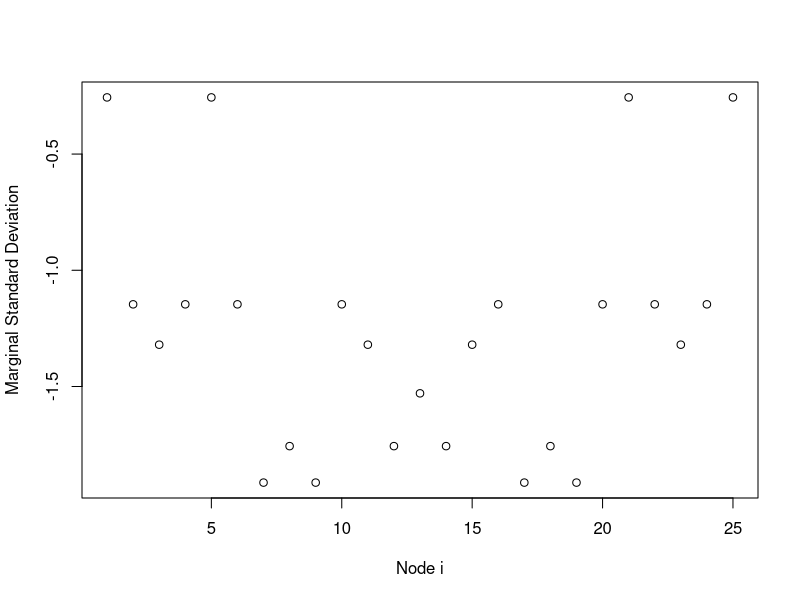
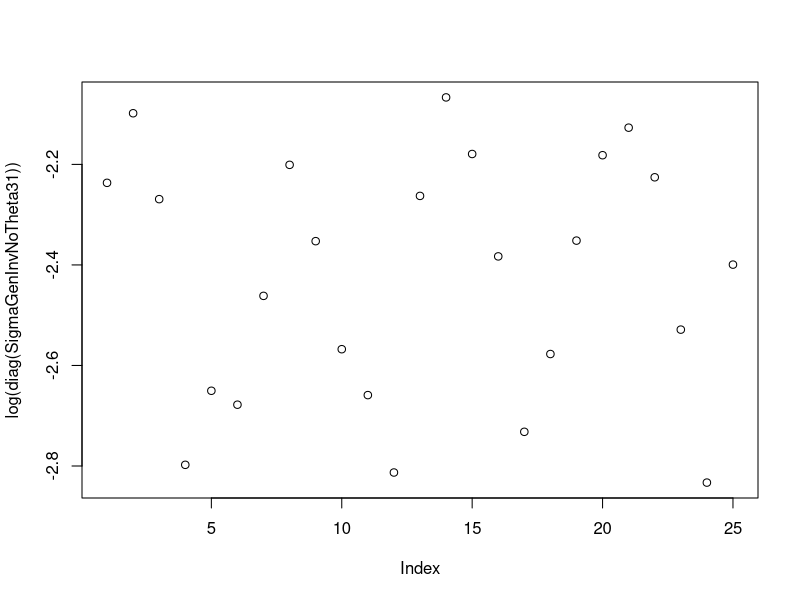
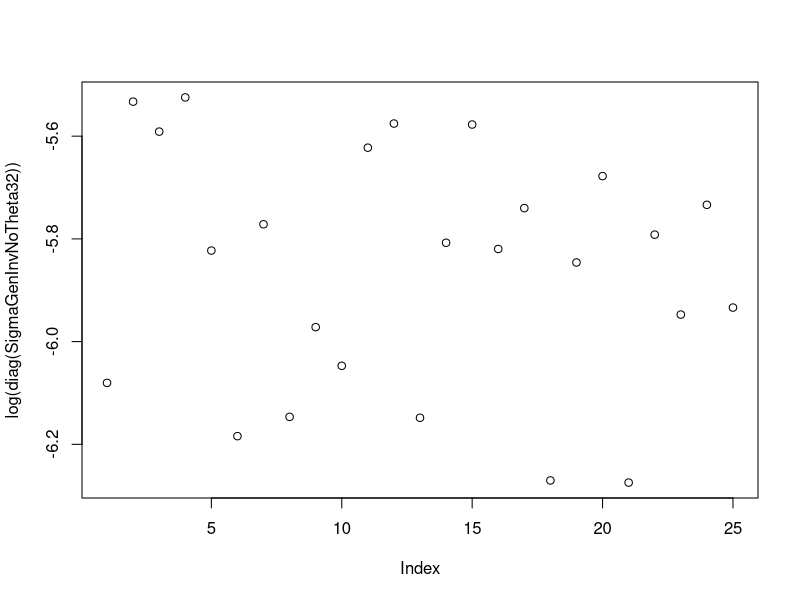
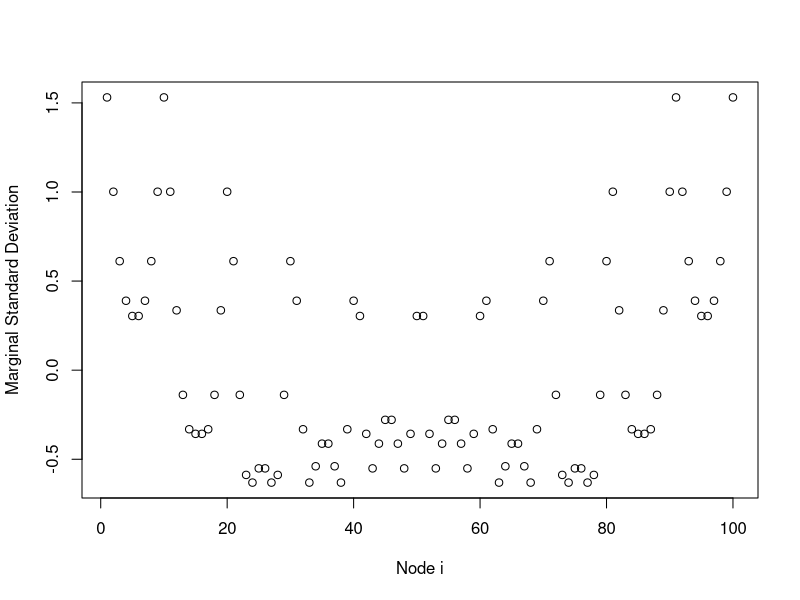
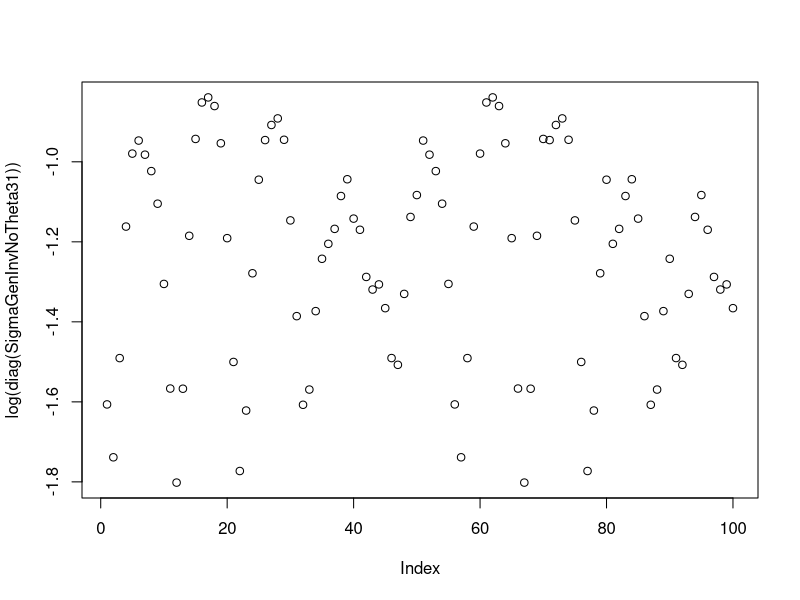
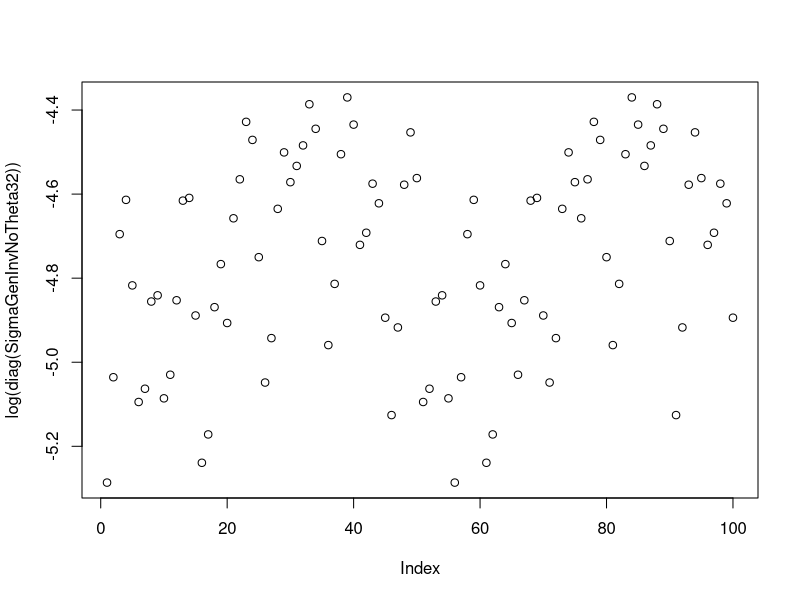
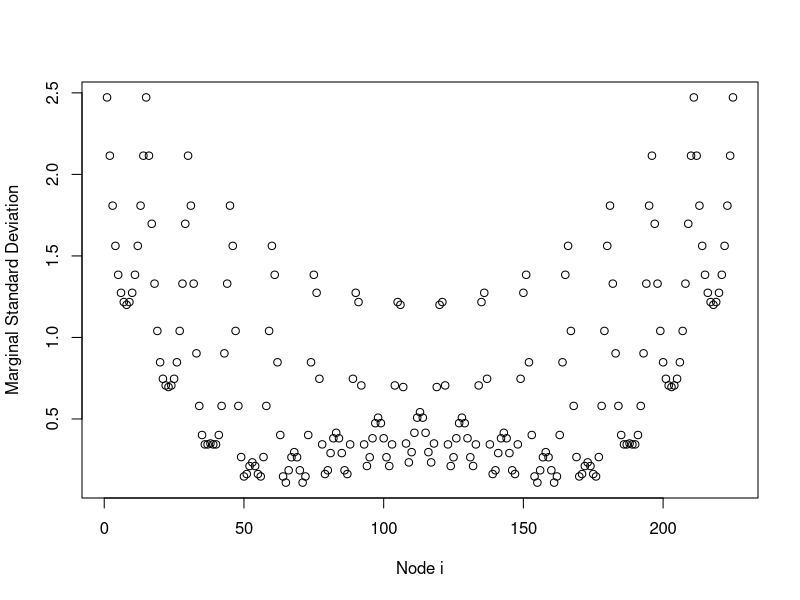
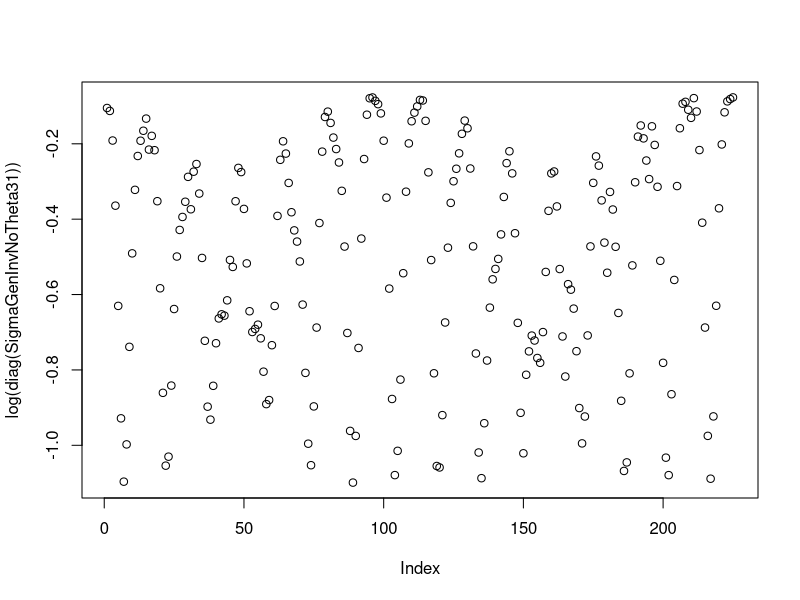

The R script that drew these images, in order: (Note: a time limit stopped this script after it produced the figures.)
##########################################################################
# This code provides all the steps that were used for producing the      #
# figures and the tables of the paper Scaling intrinsic Gaussian Markov  #
# random field priors in two dimensions. Describes the structure for     # 
# each type of IGMRFs in one and two dimensions.                         #
##########################################################################

library(ggplot2)

####  IGMRF/random walks ####

############ 1 dimension IGMRF #########################

## 1st order random walk, joint density (x1,x2,...,x100)
RW1 <- function(yr){
  R1                                                  <- matrix(0,yr,yr)
  R1[1,1:2] <- c(1,-1);R1[yr,(yr-1):yr]               <- c(-1,1)
  for (i in 2:(yr-1)) R1[i,(i-1):(i+1)]               <- c(-1,2,-1)
  eigenNoData                                         <- eigen(R1)
  eigenNoData$values[yr]                              <- Inf 
  EigenValGenInv                                      <- 1/eigenNoData$val
  EigenValGenInv[yr]                                  <- 0   
  SigmaGenInvNoTheta1                                 <- eigenNoData$vec %*% (EigenValGenInv * t(eigenNoData$vec))
  #plot(log(diag(SigmaGenInvNoTheta1)),xlab = "Node i", ylab="log-Marginal Standard Deviation") #with log 
  #plot(diag(SigmaGenInvNoTheta1),xlab = "Node i", ylab="Marginal Standard Deviation")
  return(sigma_ref_rw1 <- exp((1/yr)*sum(0.5*log(diag(SigmaGenInvNoTheta1)))) ) #page 5
}
## 2nd order random walk, joint density (x1,x2,...,x100)
RW2                                                   <- function(yr){
  R2                                                  <- matrix(0,yr,yr)
  R2[1,1:3] <- c(1,-2,1);R2[yr,(yr-2):yr]             <- c(1,-2,1)
  R2[2,1:4]                                           <- c(-2,5,-4,1);R2[yr-1,(yr-3):yr] <- c(1,-4,5,-2)
  for (i in 3:(yr-2))   R2[i,(i-2):(i+2)]             <- c(1,-4,6,-4,1)
  eigenNoData                                         <- eigen(R2)
  eigenNoData$values[(yr-1):yr]                       <- Inf 
  EigenValGenInv                                      <- 1/eigenNoData$val 
  EigenValGenInv[(yr-1):yr]                           <- 0  
  SigmaGenInvNoTheta2                                 <- eigenNoData$vec %*% (EigenValGenInv * t(eigenNoData$vec))
  #plot(log(diag(SigmaGenInvNoTheta2)),xlab = "Node i", ylab="log-Marginal Standard Deviation")
  #plot(diag(SigmaGenInvNoTheta2),xlab = "Node i", ylab="Marginal Standard Deviation")
  return(sigma_ref_rw2 <- exp((1/yr)*sum(0.5*log(diag(SigmaGenInvNoTheta2)))) )
}
#### 2 dimensions IGMRF ####

## 2D second order random walk, (bound 1, Yue & Speckman )
RW2D                                                  <- function(yr){
  mtx3 <- diag(1,yr) ;mtx1 <- mtx2 <- mtx4 <- mtx5<- mtx6 <- matrix(0,yr,yr)
  # 2nd order random walk
  mtx1[1,1:3] <- mtx1[yr,yr:(yr-2)]                   <- c(6,-5,1)  
  mtx1[2,1:4] <- mtx1[(yr-1),yr:(yr-3)]               <- c(-5,12,-6,1) 
  for (i in 3:(yr-2)) mtx1[i,(i-2):(i+2)]             <- c(1,-6,12,-6,1) 
  #1st order random walk
  mtx2[1,1:2] <-  mtx2[yr,yr:(yr-1)]                  <- c(-5,2)
  for (i in 2:(yr-1)) mtx2[i,(i-1):(i+1)]             <- c(2,-7,2)
  # 2nd order random walk
  mtx4[1,1:3] <- mtx4[yr,yr:(yr-2)]                   <- c(12,-7,1)
  mtx4[2,1:4] <- mtx4[(yr-1),yr:(yr-3)]               <- c(-7,20,-8,1)
  for (i in 3:(yr-2)) mtx4[i,(i-2):(i+2)]             <- c(1,-8,20,-8,1) 
  #1st order random walk
  mtx5[1,1:2] <-  mtx5[yr,yr:(yr-1)]                  <- c(-6,2)
  for (i in 2:(yr-1)) mtx5[i,(i-1):(i+1)]             <- c(2,-8,2)
  R2D                                                 <- matrix(0,yr^2,yr^2)
  R2D[1:yr,1:(3*yr)]                                  <- cbind(mtx1,mtx2,mtx3)
  R2D[((yr-1)*yr+1):(yr^2),((yr-3)*yr+1):(yr^2)]      <- cbind(mtx3,mtx2,mtx1)
  R2D[(yr+1):(2*yr),1:(4*yr)]                         <- cbind(mtx2,mtx4,mtx5,mtx3)
  R2D[((yr-2)*yr+1):((yr-1)*yr),((yr-4)*yr+1):(yr^2)] <- cbind(mtx3,mtx5,mtx4,mtx2)
  for ( i in 3:(yr-2)) R2D[((i-1)*yr+1):(i*yr),((i-3)*yr+1):((i+2)*yr)] <- cbind(mtx3,mtx5,mtx4,mtx5,mtx3)
  #print(qr(R2D)$rank)
  eigenNoData                                         <- eigen(R2D)
  eigenNoData$values[(yr^2-2):(yr^2)]                 <- Inf 
  EigenValGenInv                                      <- 1/eigenNoData$val
  EigenValGenInv[(yr^2-2):(yr^2)]                     <- 0  
  SigmaGenInvNoTheta3                                 <- eigenNoData$vec %*% (EigenValGenInv * t(eigenNoData$vec))
  #plot(log(diag(SigmaGenInvNoTheta3)),xlab = "Node i", ylab="Marginal Standard Deviation")
  return(sigma_ref_rw2D <- exp((1/(yr^2))*sum(0.5*log(diag(SigmaGenInvNoTheta3)))) )
}

#Figure 1

RW1(50)
RW2(50)
RW2D(50) #it takes time


## 2D Rue&Held, 1st suggestion (Torus 1)
RW2D_1                                                <- function(yr){
  b1                  <- diag(-4, yr);b2              <- diag(1,yr)
  b3                  <- matrix(0,yr,yr);D            <- matrix(0,yr^2,yr^2)
  b1[abs(row(b1) - col(b1)) == 1]                     <- 1
  b1[1,yr]            <- b1[yr,1]                     <- 1
  for ( i in 1:yr) D[((i-1)*yr+1): (i*yr),((i-1)*yr+1):(i*yr)] <- b1
  for ( i in 1:(yr-1)){
    D[((i-1)*yr+1):(i*yr),(i*yr+1):(i*yr+yr)]         <- b2
    D[(i*yr+1):(i*yr+yr),((i-1)*yr+1):(i*yr)]         <- b2
  }
  D[1:yr,(yr*(yr-1)+1):(yr^2)]<-D[(yr*(yr-1)+1):(yr^2),1:yr]<- b2
  D1                                                  <- t(D)%*%D
  #print(qr(D1)$rank)  # since we are in a torus the rank defficiency is 1 not 3
  # qr(D)$rank        #n^2-1
  eigenNoData                                         <- eigen(D1)
  eigenNoData$values[(yr^2-2):(yr^2)]                 <- Inf 
  EigenValGenInv                                      <- 1/eigenNoData$val
  EigenValGenInv[(yr^2-2):(yr^2)]                     <- 0  
  SigmaGenInvNoTheta31                                <- eigenNoData$vec %*% (EigenValGenInv * t(eigenNoData$vec))
  plot(log(diag(SigmaGenInvNoTheta31)))
  return( exp((1/(yr^2))*sum(0.5*log(diag(SigmaGenInvNoTheta31)))) )
  #print(D1)
}
##  2D Rue&Held, 2nd suggestion  (Torus 2)
RW2D_2                                                <- function(yr){ 
  b1 <- diag(-20,yr);b2                               <- diag(4,yr)
  b3 <- matrix(0,yr,yr);D                             <- matrix(0,yr^2,yr^2)
  b1[abs(row(b1) - col(b1)) == 1]                     <- 4
  b2[abs(row(b2) - col(b2)) == 1]                     <- 1
  b1[1,yr]               <- b1[yr,1]                  <- 4
  b2[1,yr]               <- b2[yr,1]                  <- 1
  for ( i in 1:yr) D[((i-1)*yr+1):(i*yr),((i-1)*yr+1):(i*yr)] <- b1
  for ( i in 1:(yr-1)){
    D[((i-1)*yr+1): (i*yr), (i*yr+1):(i*yr+yr)]       <- b2
    D[(i*yr+1):(i*yr+yr), ((i-1)*yr+1):(i*yr)]        <- b2
  }
  D[1:yr,(yr*(yr-1)+1):(yr^2)] <- D[(yr*(yr-1)+1):(yr^2),1:yr]<- b2
  D2                                                  <- t(D)%*%D
  #qr(D)$rank  # since we are in a torus the rank defficiency is 1 not 3!
  #print(qr(D2)$rank)
  eigenNoData                                         <- eigen(D2)
  eigenNoData$values[(yr^2-2):(yr^2)]                 <- Inf 
  EigenValGenInv                                      <- 1/eigenNoData$val
  EigenValGenInv[(yr^2-2):(yr^2)]                     <- 0  
  SigmaGenInvNoTheta32                                <- eigenNoData$vec %*% (EigenValGenInv * t(eigenNoData$vec))
  plot(log(diag(SigmaGenInvNoTheta32)))
  return( exp((1/yr^2)*sum(0.5*log(diag(SigmaGenInvNoTheta32)))) )
}
## 2D second order random walk, (bound 2, Terzopoulos )
RW2D_terz                                             <- function(yr){
  mtx3 <- diag(1,yr) ;mtx1 <- mtx2 <- mtx4 <- mtx5<- mtx6 <- matrix(0,yr,yr)
  # 2nd order random walk
  mtx1[1,1:3] <- mtx1[yr,yr:(yr-2)]                   <- c(4,-4,1)  
  mtx1[2,1:4] <- mtx1[(yr-1),yr:(yr-3)]               <- c(-4,10,-6,1) 
  for (i in 3:(yr-2)) mtx1[i,(i-2):(i+2)]             <- c(1,-6,11,-6,1) 
  #1st order random walk
  mtx2[1,1:2] <-  mtx2[yr,yr:(yr-1)]                  <- c(-4,2)
  for (i in 2:(yr-1)) mtx2[i,(i-1):(i+1)]             <- c(2,-6,2)
  # 2nd order random walk
  mtx4[1,1:3] <- mtx4[yr,yr:(yr-2)]                   <- c(10,-6,1)
  mtx4[2,1:4] <- mtx4[(yr-1),yr:(yr-3)]               <- c(-6,18,-8,1)
  for (i in 3:(yr-2)) mtx4[i,(i-2):(i+2)]             <- c(1,-8,19,-8,1) 
  #1st order random walk
  mtx5[1,1:2] <-  mtx5[yr,yr:(yr-1)]                  <- c(-6,2)
  for (i in 2:(yr-1)) mtx5[i,(i-1):(i+1)]             <- c(2,-8,2)
  # 2nd order random walk
  mtx6[1,1:3] <- mtx6[yr,yr:(yr-2)]                   <- c(11,-6,1)
  mtx6[2,1:4] <- mtx6[(yr-1),yr:(yr-3)]               <- c(-6,19,-8,1)
  for (i in 3:(yr-2)) mtx6[i,(i-2):(i+2)]             <- c(1,-8,20,-8,1) 
  
  R2D                                                 <- matrix(0,yr^2,yr^2)
  R2D[1:yr,1:(3*yr)]                                  <- cbind(mtx1,mtx2,mtx3)
  R2D[((yr-1)*yr+1):(yr^2),((yr-3)*yr+1):(yr^2)]      <- cbind(mtx3,mtx2,mtx1)
  R2D[(yr+1):(2*yr),1:(4*yr)]                         <- cbind(mtx2,mtx4,mtx5,mtx3)
  R2D[((yr-2)*yr+1):((yr-1)*yr),((yr-4)*yr+1):(yr^2)] <- cbind(mtx3,mtx5,mtx4,mtx2)
  for ( i in 3:(yr-2)) R2D[((i-1)*yr+1):(i*yr),((i-3)*yr+1):((i+2)*yr)] <- cbind(mtx3,mtx5,mtx6,mtx5,mtx3)
  
  eigenNoData                                         <- eigen(R2D)
  eigenNoData$values[(yr^2-2):(yr^2)]                 <- Inf 
  EigenValGenInv                                      <- 1/eigenNoData$val##!!!!! 
  EigenValGenInv[(yr^2-2):(yr^2)]                     <- 0  
  SigmaGenInvNoTheta3                                 <- eigenNoData$vec %*% (EigenValGenInv * t(eigenNoData$vec))
  plot(log(diag(SigmaGenInvNoTheta3)),xlab = "Node i", ylab="Marginal Standard Deviation")
  return(sigma_ref_rw2D <- exp((1/(yr^2))*sum(0.5*log(diag(SigmaGenInvNoTheta3)))) )
}
#### Application of the  Sections 3 and 4 #### 
## Section 3 ##

# FIGURE 2
s_RW1                                                 <- s_RW2 <- s_RW2D <- s_RW2D_terz <- s_RW2D_1<-s_RW2D_2 <-rep(0,12)
nodes   <- seq(5,60,5);k                              <- 1
for (i in nodes){
  s_RW1[k]                                            <- RW1(yr=i)  
  s_RW2[k]                                            <- RW2(yr=i) 
  s_RW2D[k]                                           <- RW2D(yr=i)
  s_RW2D_terz[k]                                      <- RW2D_terz(yr=i)
  s_RW2D_1[k]                                         <- RW2D_1(yr=i) 
  s_RW2D_2[k]                                         <- RW2D_2(yr=i) 
  k                                                   <- k+1
}
plot(nodes,s_RW1,type='l',ylim=c(0,20),lty=2,xlab = "Number of nodes",ylab="Standard Deviation")
lines(nodes,s_RW2,col=2,lty=3)
lines(nodes,s_RW2D,col=3,lty=4)
lines(nodes,s_RW2D_terz,col=4,lty=4)
legend(5, 20, c("RW1","RW2","RW2D","RW2D2"), col = 1:4, lty = 2:4,ncol = 3)

df                                                    <- data.frame(Nodes = seq(5,60,5),
                                                                    Standard_Deviation = c(s_RW1,s_RW2,s_RW2D),#,s_RW2D_terz
                                                                    Type = rep(c("s_RW1","s_RW2","s_RW2D"),each=12))#,"s_RW2D_terz"

gg                                                    <- ggplot(data=df, aes(x=Nodes,y=Standard_Deviation,group=Type))+
  geom_line(aes(color=Type))+
  geom_point(aes(color=Type))+
  labs(title="",x="Nodes", y = "Standard Deviation")
gg + theme(text = element_text(size = 15))    

# TABLE 1
for ( i in c(11,20,40)){#,100
  print(RW2D_1(i) )
  print(RW2D_2(i) )
  print( RW2D(i)  )
  print(RW2D_terz(i) )
}
## Section 4 ##

yr                                                    <- 40
s_RW2                                                 <- RW2(yr=yr)
s_RW2D                                                <- RW2D(yr=yr) 
mu                                                    <- 7         
b                                                     <- 2
alpha                                                 <- 0.001

#upper limits of the table 10. The U formula is used

# Normal distribution
U_rw2                                                 <- sqrt( b*(s_RW2^2)/qnorm(alpha,mean=mu,sd=1))
U_rw2D                                                <- sqrt( b*(s_RW2D^2)/qnorm(alpha,mean=mu,sd=1))
Us1                                                   <- c(U_rw2,U_rw2D)
summary(Us1)                     #Based on median we choose u=0.5
u1                                                    <- round(summary(Us1)[[3]],3)
#I will use the formula of U in respect of beta taking the median of the summary(u)
b_rw2                                                 <- (u1^2)*(qnorm(alpha, mean=mu, sd=1))/(s_RW2^2)
b_rw2D                                                <- (u1^2)*(qnorm(alpha, mean=mu, sd=1))/(s_RW2D^2)
print(c(b_rw2,b_rw2D))

#TABLE 2
s_RW11                                                <- RW1(yr=11)
s_RW12                                                <- RW2(yr=11)
s_RW12D                                               <- RW2D(yr=11) 
s_RW21                                                <- RW1(yr=20)
s_RW22                                                <- RW2(yr=20)
s_RW22D                                               <- RW2D(yr=20) 

#TABLE 3
for ( i in c(1,2,3)){
  for ( j in c(5,11,20,40)){
    print(paste("b is: ",i))  
    print(paste("years are: ",j)) 
    s_RW1                                              <- RW1(yr=j) 
    s_RW2                                              <- RW2(yr=j)
    s_RW2D                                             <- RW2D(yr=j) 
    mu                                                 <- 7         
    b                                                  <- i
    alpha                                              <- 0.001
    U_rw1                                              <- sqrt( b*(s_RW1^2)/qnorm(alpha,mean=mu,sd=1))
    U_rw2                                              <- sqrt( b*(s_RW2^2)/qnorm(alpha,mean=mu,sd=1))
    U_rw2D                                             <- sqrt( b*(s_RW2D^2)/qnorm(alpha,mean=mu,sd=1))
    Us1                                                <- c(U_rw1,U_rw2,U_rw2D)
    summary(Us1) #Based on median we choose u=0.5
    u                                                  <- round(summary(Us1)[[3]],3)
    b_rw1                                              <- (u^2)*(qnorm(alpha,mean=mu, sd=1))/(s_RW1^2)
    b_rw2                                              <- (u^2)*(qnorm(alpha,mean=mu, sd=1))/(s_RW2^2)
    b_rw2D                                             <- (u^2)*(qnorm(alpha,mean=mu, sd=1))/(s_RW2D^2)
    print(c(b_rw1,b_rw2,b_rw2D))
  }
}
#TABLE 4 

k                <- 1;       m                         <- c(7,8,10,12)
for ( i in c(0.9,1.2,1.59,3.55)){
  j<- 11
  print(paste("b is: ",i))  
  s_RW2                                                <- RW2(yr=j)
  s_RW2D                                               <- RW2D(yr=j) 
  mu                                                   <- m[k]       
  b                                                    <- i
  alpha                                                <- 0.001
  U2_rw2                                               <- sqrt( b*(s_RW2^2)/qnorm(alpha,mean=mu,sd=1))#abs()
  U2_rw2D                                              <- sqrt( b*(s_RW2D^2)/qnorm(alpha,mean=mu,sd=1))#abs()
  Us1                                                  <- c(U2_rw2,U2_rw2D)
  summary(Us1) 
  u                                                    <- round(summary(Us1)[[3]],3)
  b2_rw2                                               <- (u^2)*(qnorm(alpha,mean=mu, sd=1))/(s_RW2^2)
  b2_rw2D                                              <- (u^2)*(qnorm(alpha,mean=mu, sd=1))/(s_RW2D^2)
  print(c(b2_rw2,b2_rw2D))
  k<-k+1
}

###### EXTRA: what if I change the U value and the alpha parameter ? in the table 4. ####

#alteration of the 4 table 
# change of alpha, a=0.01

for ( i in c(0.9,1.2,1.59,3.55)){
  j<- 11
  print(paste("b is: ",i))  
  s_RW2         <- RW2(yr=j)
  s_RW2D        <- RW2D(yr=j) 
  mu         <- 7         
  b             <- i
  alpha         <- 0.01
  U2_rw2        <- sqrt( b*(s_RW2^2)/qnorm(alpha,mean=mu,sd=1))
  U2_rw2D       <- sqrt( b*(s_RW2D^2)/qnorm(alpha,mean=mu,sd=1))
  
  Us1           <- c(U2_rw2,U2_rw2D)
  summary(Us1) #Based on median we choose u=0.5
  u             <- round(summary(Us1)[[3]],3)
  b2_rw2        <- (u^2)*(qnorm(alpha,mean=mu, sd=1))/(s_RW2^2)
  b2_rw2D       <- (u^2)*(qnorm(alpha,mean=mu, sd=1))/(s_RW2D^2)
  print(c(b2_rw2,b2_rw2D))
}
#  0.5334365 1.8354918
#  0.7098331 2.4424515
#  0.9410647 3.2380921
#  2.101108 7.229664

# we increase the probability in the tails and the outcome seems more less the same as the table 4.

#alteration of the 4 table 
# change of U: 3rd quantile, 5th position
for ( i in c(0.9,1.2,1.59,3.55)){
  j<- 11
  print(paste("b is: ",i))  
  s_RW2         <- RW2(yr=j)
  s_RW2D        <- RW2D(yr=j) 
  mu         <- 7         
  b             <- i
  alpha         <- 0.001
  U2_rw2        <- sqrt( b*(s_RW2^2)/qnorm(alpha,mean=mu,sd=1))
  U2_rw2D       <- sqrt( b*(s_RW2D^2)/qnorm(alpha,mean=mu,sd=1))
  
  Us1           <- c(U2_rw2,U2_rw2D)
  summary(Us1) #Based on median we choose u=0.5
  u             <- round(summary(Us1)[[5]],3) # 3rd quantile, 5th position
  b2_rw2        <- (u^2)*(qnorm(alpha,mean=mu, sd=1))/(s_RW2^2)
  b2_rw2D       <- (u^2)*(qnorm(alpha,mean=mu, sd=1))/(s_RW2D^2)
  print(c(b2_rw2,b2_rw2D))
}

#alteration of the 4 table 
# change of U #1st quantile, 2nd position
for ( i in c(0.9,1.2,1.59,3.55)){
  j<- 11
  print(paste("b is: ",i))  
  s_RW2         <- RW2(yr=j)
  s_RW2D        <- RW2D(yr=j) 
  mu         <- 7         
  b             <- i
  alpha         <- 0.001
  U2_rw2        <- sqrt( b*(s_RW2^2)/qnorm(alpha,mean=mu,sd=1))
  U2_rw2D       <- sqrt( b*(s_RW2D^2)/qnorm(alpha,mean=mu,sd=1))
  
  Us1           <- c(U2_rw2,U2_rw2D)
  summary(Us1) #Based on median we choose u=0.5
  u             <- round(summary(Us1)[[2]],3) # 3rd quantile, 5th position
  b2_rw2        <- (u^2)*(qnorm(alpha,mean=mu, sd=1))/(s_RW2^2)
  b2_rw2D       <- (u^2)*(qnorm(alpha,mean=mu, sd=1))/(s_RW2D^2)
  print(c(b2_rw2,b2_rw2D))
}

#the values for the variance for the 2d model can change a lot with the U upper level. 
#so if you want smaller values than those in the 4th table use the U of the 1st quantile.
